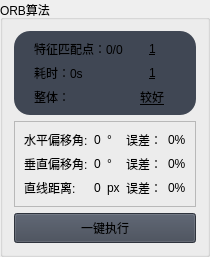
                        <widget class="QGroupBox" name="groupBox_3">
                         <property name="title">
                          <string>ORB算法</string>
                         </property>
                         <layout class="QGridLayout" name="gridLayout_9">
                          <item row="0" column="0">
                           <widget class="QFrame" name="frame_6">
                            <property name="styleSheet">
                             <string notr="true">background-color: rgb(64, 71, 84);border-radius: 16px;</string>
                            </property>
                            <property name="frameShape">
                             <enum>QFrame::StyledPanel</enum>
                            </property>
                            <property name="frameShadow">
                             <enum>QFrame::Raised</enum>
                            </property>
                            <layout class="QGridLayout" name="gridLayout_19">
                             <property name="leftMargin">
                              <number>20</number>
                             </property>
                             <property name="rightMargin">
                              <number>20</number>
                             </property>
                             <item row="0" column="0">
                              <widget class="QLabel" name="label3_1_1">
                               <property name="text">
                                <string>特征匹配点：0/0</string>
                               </property>
                              </widget>
                             </item>
                             <item row="0" column="1" alignment="Qt::AlignHCenter">
                              <widget class="QLabel" name="label3_1_2">
                               <property name="styleSheet">
                                <string notr="true">font: 14pt &quot;楷体&quot;;
text-decoration: underline;</string>
                               </property>
                               <property name="text">
                                <string>1</string>
                               </property>
                              </widget>
                             </item>
                             <item row="1" column="0">
                              <widget class="QLabel" name="label3_2_1">
                               <property name="text">
                                <string>耗时：0s</string>
                               </property>
                              </widget>
                             </item>
                             <item row="1" column="1" alignment="Qt::AlignHCenter">
                              <widget class="QLabel" name="label3_2_2">
                               <property name="styleSheet">
                                <string notr="true">font: 14pt &quot;楷体&quot;;
text-decoration: underline;</string>
                               </property>
                               <property name="text">
                                <string>1</string>
                               </property>
                              </widget>
                             </item>
                             <item row="2" column="1" alignment="Qt::AlignHCenter">
                              <widget class="QLabel" name="label3_3">
                               <property name="styleSheet">
                                <string notr="true">font: 14pt &quot;楷体&quot;;
text-decoration: underline;</string>
                               </property>
                               <property name="text">
                                <string>较好</string>
                               </property>
                              </widget>
                             </item>
                             <item row="2" column="0">
                              <widget class="QLabel" name="label_24">
                               <property name="text">
                                <string>整体：</string>
                               </property>
                              </widget>
                             </item>
                            </layout>
                           </widget>
                          </item>
                          <item row="1" column="0">
                           <widget class="QFrame" name="frame_11">
                            <property name="frameShape">
                             <enum>QFrame::StyledPanel</enum>
                            </property>
                            <property name="frameShadow">
                             <enum>QFrame::Raised</enum>
                            </property>
                            <layout class="QGridLayout" name="gridLayout_16">
                             <item row="2" column="2">
                              <widget class="QLabel" name="label_50">
                               <property name="sizePolicy">
                                <sizepolicy hsizetype="Fixed" vsizetype="Preferred">
                                 <horstretch>0</horstretch>
                                 <verstretch>0</verstretch>
                                </sizepolicy>
                               </property>
                               <property name="text">
                                <string>px</string>
                               </property>
                              </widget>
                             </item>
                             <item row="2" column="1">
                              <widget class="QLabel" name="label3_D">
                               <property name="sizePolicy">
                                <sizepolicy hsizetype="Fixed" vsizetype="Preferred">
                                 <horstretch>0</horstretch>
                                 <verstretch>0</verstretch>
                                </sizepolicy>
                               </property>
                               <property name="text">
                                <string>0</string>
                               </property>
                              </widget>
                             </item>
                             <item row="0" column="2">
                              <widget class="QLabel" name="label_46">
                               <property name="sizePolicy">
                                <sizepolicy hsizetype="Fixed" vsizetype="Preferred">
                                 <horstretch>0</horstretch>
                                 <verstretch>0</verstretch>
                                </sizepolicy>
                               </property>
                               <property name="text">
                                <string>°</string>
                               </property>
                              </widget>
                             </item>
                             <item row="1" column="0">
                              <widget class="QLabel" name="label_47">
                               <property name="text">
                                <string>垂直偏移角:</string>
                               </property>
                              </widget>
                             </item>
                             <item row="0" column="0">
                              <widget class="QLabel" name="label_45">
                               <property name="text">
                                <string>水平偏移角:</string>
                               </property>
                              </widget>
                             </item>
                             <item row="1" column="1">
                              <widget class="QLabel" name="label3_V">
                               <property name="sizePolicy">
                                <sizepolicy hsizetype="Fixed" vsizetype="Preferred">
                                 <horstretch>0</horstretch>
                                 <verstretch>0</verstretch>
                                </sizepolicy>
                               </property>
                               <property name="text">
                                <string>0</string>
                               </property>
                              </widget>
                             </item>
                             <item row="0" column="1">
                              <widget class="QLabel" name="label3_H">
                               <property name="sizePolicy">
                                <sizepolicy hsizetype="Fixed" vsizetype="Preferred">
                                 <horstretch>0</horstretch>
                                 <verstretch>0</verstretch>
                                </sizepolicy>
                               </property>
                               <property name="text">
                                <string>0</string>
                               </property>
                              </widget>
                             </item>
                             <item row="2" column="0">
                              <widget class="QLabel" name="label_49">
                               <property name="text">
                                <string>直线距离:</string>
                               </property>
                              </widget>
                             </item>
                             <item row="0" column="4">
                              <widget class="QLabel" name="label3_HError">
                               <property name="text">
                                <string>0%</string>
                               </property>
                              </widget>
                             </item>
                             <item row="1" column="4">
                              <widget class="QLabel" name="label3_VError">
                               <property name="text">
                                <string>0%</string>
                               </property>
                              </widget>
                             </item>
                             <item row="1" column="2">
                              <widget class="QLabel" name="label_48">
                               <property name="sizePolicy">
                                <sizepolicy hsizetype="Fixed" vsizetype="Preferred">
                                 <horstretch>0</horstretch>
                                 <verstretch>0</verstretch>
                                </sizepolicy>
                               </property>
                               <property name="text">
                                <string>°</string>
                               </property>
                              </widget>
                             </item>
                             <item row="2" column="4">
                              <widget class="QLabel" name="label3_DError">
                               <property name="text">
                                <string>0%</string>
                               </property>
                              </widget>
                             </item>
                             <item row="0" column="3">
                              <widget class="QLabel" name="label_14">
                               <property name="text">
                                <string>误差：</string>
                               </property>
                              </widget>
                             </item>
                             <item row="1" column="3">
                              <widget class="QLabel" name="label_15">
                               <property name="text">
                                <string>误差：</string>
                               </property>
                              </widget>
                             </item>
                             <item row="2" column="3">
                              <widget class="QLabel" name="label_16">
                               <property name="text">
                                <string>误差：</string>
                               </property>
                              </widget>
                             </item>
                            </layout>
                           </widget>
                          </item>
                          <item row="2" column="0">
                           <widget class="QPushButton" name="btn_runStep3">
                            <property name="minimumSize">
                             <size>
                              <width>0</width>
                              <height>30</height>
                             </size>
                            </property>
                            <property name="styleSheet">
                             <string notr="true">background-color: rgb(64, 71, 84);</string>
                            </property>
                            <property name="text">
                             <string>一键执行</string>
                            </property>
                           </widget>
                          </item>
                         </layout>
                        </widget>
